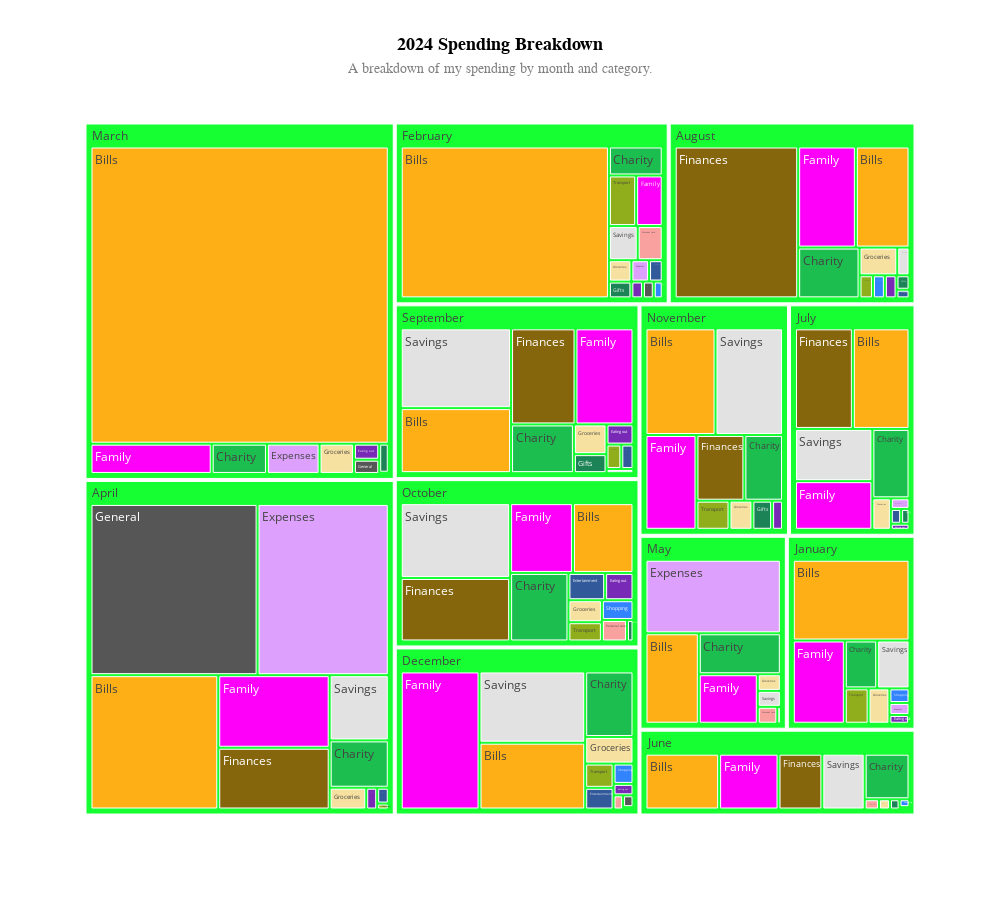

The cell this chart's notebook holds for it:
### Code cell
fig = px.treemap(data_2024_tree, 
                 path=['Month', 'Category'], 
                 values='Money Out', 
                 title='2024 Monthly Spending Breakdown', 
                 color='Category', 
                 color_discrete_sequence=px.colors.qualitative.Alphabet, 
                 width=1000, 
                 height=900, 
                 branchvalues='total',
                 hover_name='Category')

fig.update_layout(autosize=True, 
                  title={
        'text': "<b>2024 Spending Breakdown</b><br><span style='font-size:14px;color:gray;'>A breakdown of my spending by month and category.</span>",
        'x': 0.5,  
        'xanchor': 'center', 
        'yanchor': 'top'
    },
    title_font=dict(size=18, family='Arial, sans-serif', color='black'),  
    margin=dict(t=100)  
                 )

fig.update_traces(
    hovertemplate='<b>%{parent}<br></b>' +
                  '%{label}<br>' +
                  '£%{value:.2f}<extra></extra>',
    maxdepth=2
)

fig.show()

### Figure 1 — Plotly figure (JSON) as saved in the notebook; plotly's stock layout.template omitted (floating-point values rounded to 4 significant figures; data arrays with more than 128 entries replaced by an {"elided": "..."} marker saying what was removed)
{"data": [{"branchvalues": "total", "customdata": {"elided": "228x1 str values"}, "domain": {"x": [0, 1], "y": [0, 1]}, "hovertemplate": "<b>%{parent}<br></b>%{label}<br>£%{value:.2f}<extra></extra>", "hovertext": {"elided": "228 str values"}, "ids": {"elided": "228 str values"}, "labels": {"elided": "228 str values"}, "level": "df6108", "marker": {"colors": {"elided": "228 str values"}}, "maxdepth": 2, "name": "", "parents": {"elided": "228 str values"}, "type": "treemap", "values": {"elided": "228 float values"}}], "layout": {"autosize": true, "height": 900, "legend": {"tracegroupgap": 0}, "margin": {"t": 100}, "title": {"font": {"color": "black", "family": "Arial, sans-serif", "size": 18}, "text": "<b>2024 Spending Breakdown</b><br><span style='font-size:14px;color:gray;'>A breakdown of my spending by month and category.</span>", "x": 0.5, "xanchor": "center", "yanchor": "top"}, "treemapcolorway": ["#AA0DFE", "#3283FE", "#85660D", "#782AB6", "#565656", "#1C8356", "#16FF32", "#F7E1A0", "#E2E2E2", "#1CBE4F", "#C4451C", "#DEA0FD", "#FE00FA", "#325A9B", "#FEAF16", "#F8A19F", "#90AD1C", "#F6222E", "#1CFFCE", "#2ED9FF", "#B10DA1", "#C075A6", "#FC1CBF", "#B00068", "#FBE426", "#FA0087"], "width": 1000}}
